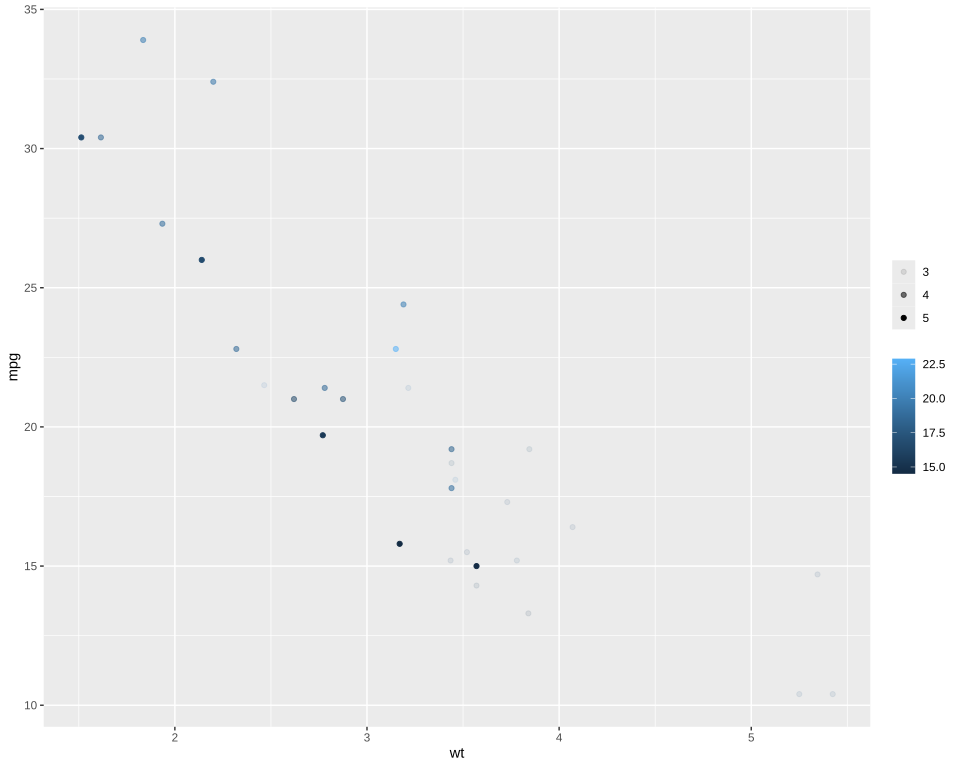

Source code (R):
# The plot test/golden/labs_untitled.svg draws, drawn by ggplot2 itself, as ggplot2's own visual
# tests draw their snapshots: the independent check on that golden whenever it changes. The suite
# never runs this; it needs R, ggplot2 and vdiffr, saved as the Docker image giggly-r:ggplot2-4.0.3.
# From the repository's root:
#
#   docker run --rm -v "$PWD/test/golden":/golden:ro giggly-r:ggplot2-4.0.3 \
#     Rscript /golden/labs_untitled.R > labs_untitled.ggplot2.svg
#
# and compare the two drawings element by element, as test/golden/point.R describes.
#
# A colour bar and a legend whose titles labs() removes, and the room the titles took: mtcars' fuel
# economy against weight, coloured by quarter-mile time and given an alpha by gears, the colour bar
# in its gradient form, as test/golden/point_colourbar.R draws one. First checked with ggplot2
# 4.0.3 and vdiffr 1.0.9: every element and clip path matches but svglite's around the whole
# drawing and the colour bar's fill, which vdiffr's device cannot draw
# (test/golden/point_colourbar.R checks the gradient), and the one departure is
# test/golden/point.R's, the x axis drawn before the y.

library(ggplot2)

cars <- data.frame(
  wt = mtcars$wt,
  mpg = mtcars$mpg,
  qsec = mtcars$qsec,
  gear = as.character(mtcars$gear)
)
plot <- ggplot(cars, aes(wt, mpg, colour = qsec, alpha = gear)) +
  geom_point() +
  labs(colour = NULL, alpha = NULL) +
  guides(
    alpha = guide_legend(order = 1),
    colour = guide_colourbar(display = "gradient", order = 2)
  ) +
  theme_gray()

file <- tempfile(fileext = ".svg")
vdiffr::write_svg(plot, file)
cat(readLines(file), sep = "\n")
